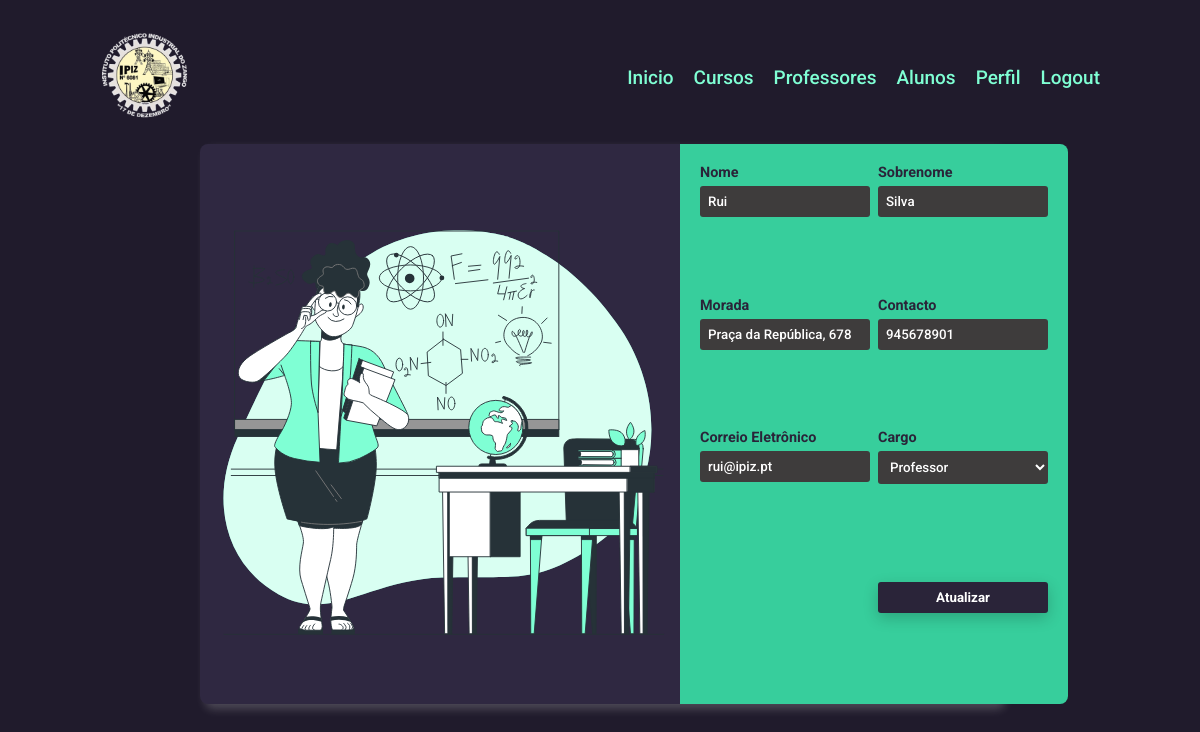
The page /editarProfessor.php?id=4 (signed in) on the database its author committed.
### tables this page shows
CREATE TABLE `funcionarios` (
  `id` int(11) NOT NULL AUTO_INCREMENT,
  `nome` varchar(100) NOT NULL,
  `sobrenome` varchar(100) NOT NULL,
  `numBI` varchar(100) NOT NULL,
  `naturalidade` varchar(100) NOT NULL,
  `morada` varchar(100) NOT NULL,
  `contacto` varchar(100) NOT NULL,
  `cargo` varchar(100) NOT NULL,
  `especialidade` varchar(100) NOT NULL,
  `email` varchar(100) NOT NULL,
  `senha` varchar(500) NOT NULL DEFAULT '12345678',
  `ativo` tinyint(4) NOT NULL DEFAULT 1,
  PRIMARY KEY (`id`),
  UNIQUE KEY `email` (`email`)
);

### editarProfessor.php (the view, shortened to what this page needs)
<?php
  include_once('./script/conexao.php');
  if (!isset($_GET["id"]) || empty($_GET["id"])) {
      header("Location: /");
      exit;
  } else {
      $sql = $conn->prepare("SELECT * FROM funcionarios WHERE id = :id");
      $sql->bindValue(":id", $_GET["id"]);
      $sql->execute();
      $professor = $sql->fetch();
  }
?>
<!DOCTYPE html>
<html lang="pt-pt">
<head>
    <link rel="stylesheet" href="/assets/css/addFuncionario.css" />
</head>
<body>
<?php include_once('./header.php')?>
<main>
    <img src="/assets/img/teacher.svg" alt="">
    <form id="formulario" method="post">
        <div>
            <label for="nome">Nome</label>
            <input type="text" name="nome" id="nome" value="<?=$professor["nome"]?>" placeholder="Sobrenome">
        </div>
        <div>
            <label for="sobrenome">Sobrenome</label>
            <input type="text" name="sobrenome" id="sobrenome" value="<?=$professor["sobrenome"]?>" placeholder="Sobrenome">
        </div>
        <div>
            <label for="morada">Morada</label>
            <input type="text" name="morada" id="morada" value="<?=$professor["morada"]?>" placeholder="Morada">
        </div>
        <div>
            <label for="Contacto">Contacto</label>
            <input type="tel" name="contacto" id="contacto" value="<?=$professor["contacto"]?>" placeholder="Contacto">
        </div>
        <div>
            <label for="email">Correio Eletrônico</label>
            <input type="email" name="email" id="email" value="<?=$professor["email"]?>" placeholder="Email">
        </div>
        <div>
            <label for="cargo">Cargo</label>
            <select name="cargo" id="cargo">
                <?php if($professor['cargo'] === 'Diretor'): ?>
                    <option value="Diretor" <?php echo ($professor['cargo'] === 'Diretor') ? 'selected' : ''; ?>>Diretor</option>
                    <option value="Secretaria" <?php echo ($professor['cargo'] === 'Secretaria') ? 'selected' : ''; ?>>Secretaria</option>
                <?php else: ?>
                    <option value="Professor" <?php echo ($professor['cargo'] === 'Professor') ? 'selected' : ''; ?>>Professor</option>
                <?php endif; ?>
            </select>
        </div>
        <div></div>
        <div>
            <button type="submit">Atualizar</button>
        </div>
    </form>
</main>
</body>
</html>

### assets/css/addFuncionario.css (style rules this page uses)
main { width: 80%; height: 70vh; display: flex; border-radius: 8px; align-self: center; align-items: center; background: #2f2841; justify-content: space-between; box-shadow: 5px 5px 10px rgba(252, 252, 252, 0.212); }
main img { width: 30rem; }
main form { gap: 8px; width: 100%; height: 100%; display: grid; padding: 20px 20px; background: #37ce9c; border-top-right-radius: 8px; border-bottom-right-radius: 8px; grid-template-columns: 1fr 1fr; }
main form div { gap: 5px; display: flex; flex-direction: column; }
main form div label { color: #2a2439; font-weight: 700; font-size: 0.90rem; }
main form div input, main form div select { border: none; color: #fff; font-size: 10pt; padding: 0.5rem; font-weight: 500; border-radius: 3px; background: #3e3c3c; }
main form div select { text-transform: capitalize; }
button { background: #2a2439; color: #fff; border: none; cursor: pointer; margin-top: 18px; font-weight: 700; border-radius: 3px; padding: 0.5rem 1rem; transition: all 0.3s ease; box-shadow: 0 5px 15px #00000033; }

### assets/css/header.css (style rules this page uses)
* { margin: 0; padding: 0; outline: 0; list-style: none; text-decoration: none; box-sizing: border-box; font-family: "Roboto", sans-serif; }
body { width: 100%; gap: 20px; display: flex; min-height: 100vh; padding: 30px 100px; flex-direction: column; background-color: #201b2c; }

### rows shown on the page
funcionarios: nome "Rui", sobrenome "Silva", morada "Praça da República, 678", contacto "945678901", email "rui@ipiz.pt", cargo "Professor"
